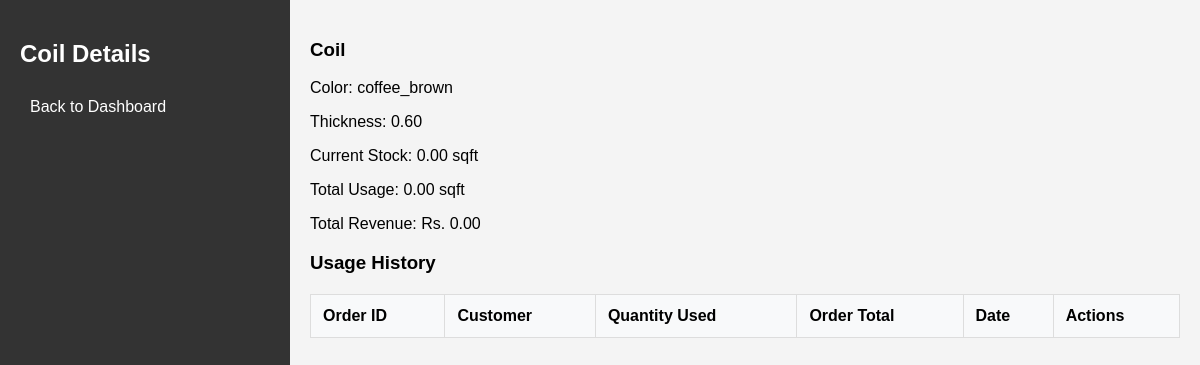
Page /admin/coil_details.php?id=1 (signed in) on the committed database.
### tables this page shows
CREATE TABLE materials (
    id INT PRIMARY KEY AUTO_INCREMENT,
    name VARCHAR(100) NOT NULL,
    type ENUM('coil', 'other') NOT NULL,
    thickness DECIMAL(4,2),
    color VARCHAR(50),
    quantity DECIMAL(10,2),
    unit VARCHAR(20)
);

### admin/coil_details.php (the view, shortened to what this page needs)
<?php
require_once '../config/config.php';
$coil_id = $_GET['id'] ?? null;
$coil = $conn->query("
    SELECT * FROM materials WHERE id = $coil_id AND type = 'coil'
")->fetch_assoc();
$usage = $conn->query("
    SELECT o.id, o.customer_name, o.total_price, o.created_at, om.quantity
    FROM orders o
    JOIN order_materials om ON o.id = om.order_id
    WHERE om.material_id = $coil_id
    ORDER BY o.created_at DESC
")->fetch_all(MYSQLI_ASSOC);
$total_usage = array_sum(array_column($usage, 'quantity'));
$total_revenue = array_sum(array_column($usage, 'total_price'));
?>
<!DOCTYPE html>
<html>
<head>
    <link rel="stylesheet" href="../assets/css/style.css">
</head>
<body>
    <div class="dashboard">
        <nav>
            <h2>Coil Details</h2>
            <a href="dashboard.php">Back to Dashboard</a>
        </nav>
        <div class="content">
            <div class="coil-info">
                <h3><?php echo htmlspecialchars($coil['name']); ?></h3>
                <p>Color: <?php echo htmlspecialchars($coil['color']); ?></p>
                <p>Thickness: <?php echo $coil['thickness']; ?></p>
                <p>Current Stock: <?php echo $coil['quantity'] . ' ' . $coil['unit']; ?></p>
                <p>Total Usage: <?php echo number_format($total_usage, 2) . ' ' . $coil['unit']; ?></p>
                <p>Total Revenue: Rs. <?php echo number_format($total_revenue, 2); ?></p>
            </div>
            <h3>Usage History</h3>
            <table>
                <thead>
                    <tr>
                        <th>Order ID</th>
                        <th>Customer</th>
                        <th>Quantity Used</th>
                        <th>Order Total</th>
                        <th>Date</th>
                        <th>Actions</th>
                    </tr>
                </thead>
            </table>
        </div>
    </div>
</body>
</html>

### assets/css/style.css (style rules this page uses)
body { font-family: Arial, sans-serif; margin: 0; padding: 0; background: #f4f4f4; }
.dashboard { display: flex; min-height: 100vh; }
nav { width: 250px; background: #333; color: white; padding: 20px; }
nav a { color: white; text-decoration: none; display: block; padding: 10px; }
.content { flex: 1; padding: 20px; }
table { width: 100%; border-collapse: collapse; margin-top: 20px; }
th, td { padding: 12px; border: 1px solid #ddd; text-align: left; }
th { background: #f8f9fa; }

### rows in the picture
materials: name "Coil", color "coffee_brown", thickness "0.60", quantity "0.00", unit "sqft"

### other values in the picture
$total_usage "0.00"
$total_revenue "0.00"
